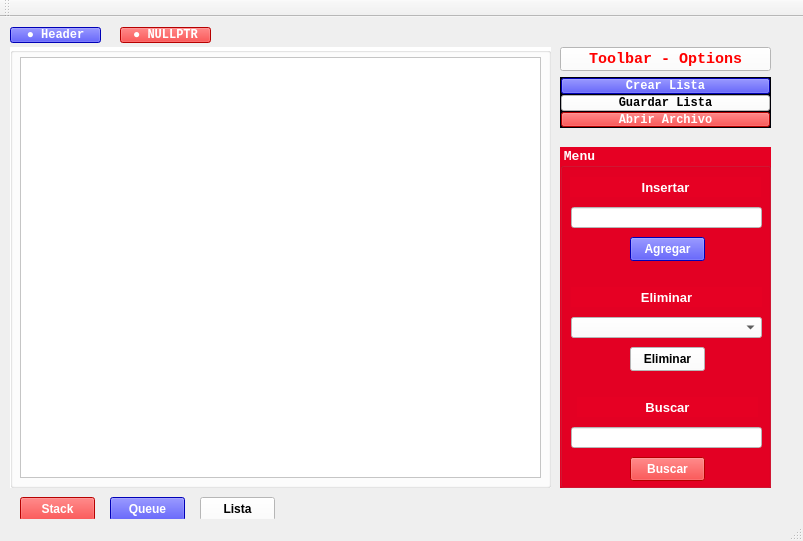
<?xml version="1.0" encoding="UTF-8"?>
<ui version="4.0">
 <class>ProyectoEstrcutura1Class</class>
 <widget class="QMainWindow" name="ProyectoEstrcutura1Class">
  <property name="geometry">
   <rect>
    <x>0</x>
    <y>0</y>
    <width>803</width>
    <height>541</height>
   </rect>
  </property>
  <property name="windowTitle">
   <string>ProyectoEstrcutura1</string>
  </property>
  <property name="styleSheet">
   <string notr="true"/>
  </property>
  <widget class="QWidget" name="centralWidget">
   <property name="styleSheet">
    <string notr="true"/>
   </property>
   <widget class="QFrame" name="frame_opciones">
    <property name="enabled">
     <bool>true</bool>
    </property>
    <property name="geometry">
     <rect>
      <x>560</x>
      <y>60</y>
      <width>211</width>
      <height>51</height>
     </rect>
    </property>
    <property name="styleSheet">
     <string notr="true">background-color: rgb(211, 211, 211);
background-color: rgb(0, 0, 9);</string>
    </property>
    <property name="frameShape">
     <enum>QFrame::StyledPanel</enum>
    </property>
    <property name="frameShadow">
     <enum>QFrame::Raised</enum>
    </property>
    <layout class="QVBoxLayout" name="verticalLayout">
     <property name="spacing">
      <number>1</number>
     </property>
     <property name="leftMargin">
      <number>0</number>
     </property>
     <property name="topMargin">
      <number>0</number>
     </property>
     <property name="rightMargin">
      <number>0</number>
     </property>
     <property name="bottomMargin">
      <number>0</number>
     </property>
     <item>
      <widget class="QPushButton" name="crearlistabutton">
       <property name="enabled">
        <bool>true</bool>
       </property>
       <property name="font">
        <font>
         <family>Courier New</family>
         <bold>true</bold>
        </font>
       </property>
       <property name="cursor">
        <cursorShape>PointingHandCursor</cursorShape>
       </property>
       <property name="styleSheet">
        <string notr="true">color: rgb(255, 255, 255);
background-color: rgb(0, 0, 255);
</string>
       </property>
       <property name="text">
        <string>Crear Lista</string>
       </property>
      </widget>
     </item>
     <item>
      <widget class="QPushButton" name="guardarlistabutton">
       <property name="font">
        <font>
         <family>Courier New</family>
         <bold>true</bold>
        </font>
       </property>
       <property name="cursor">
        <cursorShape>PointingHandCursor</cursorShape>
       </property>
       <property name="styleSheet">
        <string notr="true">color: rgb(0, 0, 0);
background-color: rgb(255, 255, 255);

</string>
       </property>
       <property name="text">
        <string>Guardar Lista</string>
       </property>
      </widget>
     </item>
     <item>
      <widget class="QPushButton" name="editararchivobutton">
       <property name="font">
        <font>
         <family>Courier New</family>
         <bold>true</bold>
        </font>
       </property>
       <property name="cursor">
        <cursorShape>PointingHandCursor</cursorShape>
       </property>
       <property name="styleSheet">
        <string notr="true">color: rgb(255, 255, 255);
background-color: rgb(255, 0, 0);
</string>
       </property>
       <property name="text">
        <string>Abrir Archivo</string>
       </property>
      </widget>
     </item>
    </layout>
   </widget>
   <widget class="QPushButton" name="buttt_null">
    <property name="geometry">
     <rect>
      <x>120</x>
      <y>10</y>
      <width>91</width>
      <height>16</height>
     </rect>
    </property>
    <property name="font">
     <font>
      <family>Courier New</family>
      <bold>true</bold>
     </font>
    </property>
    <property name="cursor">
     <cursorShape>PointingHandCursor</cursorShape>
    </property>
    <property name="styleSheet">
     <string notr="true">color: rgb(255, 255, 255);

background-color: rgb(211, 211, 211);
background-color: rgb(255, 0, 0);</string>
    </property>
    <property name="text">
     <string>● NULLPTR</string>
    </property>
   </widget>
   <widget class="QPushButton" name="butt_header">
    <property name="geometry">
     <rect>
      <x>10</x>
      <y>10</y>
      <width>91</width>
      <height>16</height>
     </rect>
    </property>
    <property name="font">
     <font>
      <family>Courier New</family>
      <bold>true</bold>
     </font>
    </property>
    <property name="cursor">
     <cursorShape>PointingHandCursor</cursorShape>
    </property>
    <property name="styleSheet">
     <string notr="true">color: rgb(255, 255, 255);

background-color: rgb(211, 211, 211);
background-color: rgb(0, 0, 255);</string>
    </property>
    <property name="text">
     <string>● Header</string>
    </property>
   </widget>
   <widget class="QGroupBox" name="groupBox">
    <property name="geometry">
     <rect>
      <x>10</x>
      <y>30</y>
      <width>541</width>
      <height>441</height>
     </rect>
    </property>
    <property name="cursor">
     <cursorShape>ForbiddenCursor</cursorShape>
    </property>
    <property name="styleSheet">
     <string notr="true">background-color: rgb(255, 255, 255);</string>
    </property>
    <property name="title">
     <string/>
    </property>
    <widget class="QFrame" name="frame_view">
     <property name="geometry">
      <rect>
       <x>10</x>
       <y>10</y>
       <width>521</width>
       <height>421</height>
      </rect>
     </property>
     <property name="autoFillBackground">
      <bool>false</bool>
     </property>
     <property name="styleSheet">
      <string notr="true">background-color: rgb(211, 211, 211);
background-color: rgb(255, 255, 255);
</string>
     </property>
     <property name="frameShape">
      <enum>QFrame::StyledPanel</enum>
     </property>
     <property name="frameShadow">
      <enum>QFrame::Raised</enum>
     </property>
     <widget class="QScrollArea" name="scroll_view">
      <property name="geometry">
       <rect>
        <x>0</x>
        <y>0</y>
        <width>521</width>
        <height>421</height>
       </rect>
      </property>
      <property name="styleSheet">
       <string notr="true"/>
      </property>
      <property name="widgetResizable">
       <bool>true</bool>
      </property>
      <widget class="QWidget" name="scroll_content">
       <property name="geometry">
        <rect>
         <x>0</x>
         <y>0</y>
         <width>519</width>
         <height>419</height>
        </rect>
       </property>
       <widget class="QWidget" name="verticalLayoutWidget">
        <property name="geometry">
         <rect>
          <x>9</x>
          <y>10</y>
          <width>501</width>
          <height>401</height>
         </rect>
        </property>
        <layout class="QVBoxLayout" name="layout">
         <property name="spacing">
          <number>20</number>
         </property>
         <property name="sizeConstraint">
          <enum>QLayout::SetNoConstraint</enum>
         </property>
         <property name="leftMargin">
          <number>200</number>
         </property>
         <property name="topMargin">
          <number>10</number>
         </property>
         <property name="rightMargin">
          <number>200</number>
         </property>
         <property name="bottomMargin">
          <number>10</number>
         </property>
         <item>
          <spacer name="verticalSpacer">
           <property name="orientation">
            <enum>Qt::Vertical</enum>
           </property>
           <property name="sizeType">
            <enum>QSizePolicy::Expanding</enum>
           </property>
           <property name="sizeHint" stdset="0">
            <size>
             <width>20</width>
             <height>40</height>
            </size>
           </property>
          </spacer>
         </item>
        </layout>
       </widget>
      </widget>
     </widget>
    </widget>
   </widget>
   <widget class="QLabel" name="label_archivo">
    <property name="geometry">
     <rect>
      <x>440</x>
      <y>480</y>
      <width>331</width>
      <height>20</height>
     </rect>
    </property>
    <property name="styleSheet">
     <string notr="true">color: rgb(0, 0, 0);</string>
    </property>
    <property name="text">
     <string/>
    </property>
   </widget>
   <widget class="QPushButton" name="toolbarbutton">
    <property name="geometry">
     <rect>
      <x>560</x>
      <y>30</y>
      <width>211</width>
      <height>24</height>
     </rect>
    </property>
    <property name="font">
     <font>
      <family>Courier New</family>
      <pointsize>11</pointsize>
      <italic>false</italic>
      <bold>true</bold>
     </font>
    </property>
    <property name="cursor">
     <cursorShape>PointingHandCursor</cursorShape>
    </property>
    <property name="styleSheet">
     <string notr="true">color: rgb(255, 0, 0);
background-color: rgb(255, 255, 255);</string>
    </property>
    <property name="text">
     <string>Toolbar - Options</string>
    </property>
   </widget>
   <widget class="QGroupBox" name="groupBox_menu">
    <property name="geometry">
     <rect>
      <x>560</x>
      <y>130</y>
      <width>211</width>
      <height>341</height>
     </rect>
    </property>
    <property name="palette">
     <palette>
      <active>
       <colorrole role="WindowText">
        <brush brushstyle="SolidPattern">
         <color alpha="255">
          <red>255</red>
          <green>255</green>
          <blue>255</blue>
         </color>
        </brush>
       </colorrole>
       <colorrole role="Button">
        <brush brushstyle="SolidPattern">
         <color alpha="255">
          <red>230</red>
          <green>0</green>
          <blue>35</blue>
         </color>
        </brush>
       </colorrole>
       <colorrole role="Light">
        <brush brushstyle="SolidPattern">
         <color alpha="255">
          <red>255</red>
          <green>255</green>
          <blue>255</blue>
         </color>
        </brush>
       </colorrole>
       <colorrole role="Midlight">
        <brush brushstyle="SolidPattern">
         <color alpha="255">
          <red>222</red>
          <green>222</green>
          <blue>222</blue>
         </color>
        </brush>
       </colorrole>
       <colorrole role="Dark">
        <brush brushstyle="SolidPattern">
         <color alpha="255">
          <red>94</red>
          <green>94</green>
          <blue>94</blue>
         </color>
        </brush>
       </colorrole>
       <colorrole role="Mid">
        <brush brushstyle="SolidPattern">
         <color alpha="255">
          <red>126</red>
          <green>126</green>
          <blue>126</blue>
         </color>
        </brush>
       </colorrole>
       <colorrole role="Text">
        <brush brushstyle="SolidPattern">
         <color alpha="255">
          <red>255</red>
          <green>255</green>
          <blue>255</blue>
         </color>
        </brush>
       </colorrole>
       <colorrole role="BrightText">
        <brush brushstyle="SolidPattern">
         <color alpha="255">
          <red>255</red>
          <green>255</green>
          <blue>255</blue>
         </color>
        </brush>
       </colorrole>
       <colorrole role="ButtonText">
        <brush brushstyle="SolidPattern">
         <color alpha="255">
          <red>255</red>
          <green>255</green>
          <blue>255</blue>
         </color>
        </brush>
       </colorrole>
       <colorrole role="Base">
        <brush brushstyle="SolidPattern">
         <color alpha="255">
          <red>230</red>
          <green>0</green>
          <blue>35</blue>
         </color>
        </brush>
       </colorrole>
       <colorrole role="Window">
        <brush brushstyle="SolidPattern">
         <color alpha="255">
          <red>230</red>
          <green>0</green>
          <blue>35</blue>
         </color>
        </brush>
       </colorrole>
       <colorrole role="Shadow">
        <brush brushstyle="SolidPattern">
         <color alpha="255">
          <red>0</red>
          <green>0</green>
          <blue>0</blue>
         </color>
        </brush>
       </colorrole>
       <colorrole role="AlternateBase">
        <brush brushstyle="SolidPattern">
         <color alpha="255">
          <red>222</red>
          <green>222</green>
          <blue>222</blue>
         </color>
        </brush>
       </colorrole>
       <colorrole role="ToolTipBase">
        <brush brushstyle="SolidPattern">
         <color alpha="255">
          <red>255</red>
          <green>255</green>
          <blue>220</blue>
         </color>
        </brush>
       </colorrole>
       <colorrole role="ToolTipText">
        <brush brushstyle="SolidPattern">
         <color alpha="255">
          <red>0</red>
          <green>0</green>
          <blue>0</blue>
         </color>
        </brush>
       </colorrole>
       <colorrole role="PlaceholderText">
        <brush brushstyle="SolidPattern">
         <color alpha="128">
          <red>255</red>
          <green>255</green>
          <blue>255</blue>
         </color>
        </brush>
       </colorrole>
      </active>
      <inactive>
       <colorrole role="WindowText">
        <brush brushstyle="SolidPattern">
         <color alpha="255">
          <red>255</red>
          <green>255</green>
          <blue>255</blue>
         </color>
        </brush>
       </colorrole>
       <colorrole role="Button">
        <brush brushstyle="SolidPattern">
         <color alpha="255">
          <red>230</red>
          <green>0</green>
          <blue>35</blue>
         </color>
        </brush>
       </colorrole>
       <colorrole role="Light">
        <brush brushstyle="SolidPattern">
         <color alpha="255">
          <red>255</red>
          <green>255</green>
          <blue>255</blue>
         </color>
        </brush>
       </colorrole>
       <colorrole role="Midlight">
        <brush brushstyle="SolidPattern">
         <color alpha="255">
          <red>227</red>
          <green>227</green>
          <blue>227</blue>
         </color>
        </brush>
       </colorrole>
       <colorrole role="Dark">
        <brush brushstyle="SolidPattern">
         <color alpha="255">
          <red>160</red>
          <green>160</green>
          <blue>160</blue>
         </color>
        </brush>
       </colorrole>
       <colorrole role="Mid">
        <brush brushstyle="SolidPattern">
         <color alpha="255">
          <red>160</red>
          <green>160</green>
          <blue>160</blue>
         </color>
        </brush>
       </colorrole>
       <colorrole role="Text">
        <brush brushstyle="SolidPattern">
         <color alpha="255">
          <red>255</red>
          <green>255</green>
          <blue>255</blue>
         </color>
        </brush>
       </colorrole>
       <colorrole role="BrightText">
        <brush brushstyle="SolidPattern">
         <color alpha="255">
          <red>255</red>
          <green>255</green>
          <blue>255</blue>
         </color>
        </brush>
       </colorrole>
       <colorrole role="ButtonText">
        <brush brushstyle="SolidPattern">
         <color alpha="255">
          <red>255</red>
          <green>255</green>
          <blue>255</blue>
         </color>
        </brush>
       </colorrole>
       <colorrole role="Base">
        <brush brushstyle="SolidPattern">
         <color alpha="255">
          <red>230</red>
          <green>0</green>
          <blue>35</blue>
         </color>
        </brush>
       </colorrole>
       <colorrole role="Window">
        <brush brushstyle="SolidPattern">
         <color alpha="255">
          <red>230</red>
          <green>0</green>
          <blue>35</blue>
         </color>
        </brush>
       </colorrole>
       <colorrole role="Shadow">
        <brush brushstyle="SolidPattern">
         <color alpha="255">
          <red>105</red>
          <green>105</green>
          <blue>105</blue>
         </color>
        </brush>
       </colorrole>
       <colorrole role="AlternateBase">
        <brush brushstyle="SolidPattern">
         <color alpha="255">
          <red>245</red>
          <green>245</green>
          <blue>245</blue>
         </color>
        </brush>
       </colorrole>
       <colorrole role="ToolTipBase">
        <brush brushstyle="SolidPattern">
         <color alpha="255">
          <red>255</red>
          <green>255</green>
          <blue>220</blue>
         </color>
        </brush>
       </colorrole>
       <colorrole role="ToolTipText">
        <brush brushstyle="SolidPattern">
         <color alpha="255">
          <red>0</red>
          <green>0</green>
          <blue>0</blue>
         </color>
        </brush>
       </colorrole>
       <colorrole role="PlaceholderText">
        <brush brushstyle="SolidPattern">
         <color alpha="128">
          <red>255</red>
          <green>255</green>
          <blue>255</blue>
         </color>
        </brush>
       </colorrole>
      </inactive>
      <disabled>
       <colorrole role="WindowText">
        <brush brushstyle="SolidPattern">
         <color alpha="255">
          <red>255</red>
          <green>255</green>
          <blue>255</blue>
         </color>
        </brush>
       </colorrole>
       <colorrole role="Button">
        <brush brushstyle="SolidPattern">
         <color alpha="255">
          <red>230</red>
          <green>0</green>
          <blue>35</blue>
         </color>
        </brush>
       </colorrole>
       <colorrole role="Light">
        <brush brushstyle="SolidPattern">
         <color alpha="255">
          <red>255</red>
          <green>255</green>
          <blue>255</blue>
         </color>
        </brush>
       </colorrole>
       <colorrole role="Midlight">
        <brush brushstyle="SolidPattern">
         <color alpha="255">
          <red>222</red>
          <green>222</green>
          <blue>222</blue>
         </color>
        </brush>
       </colorrole>
       <colorrole role="Dark">
        <brush brushstyle="SolidPattern">
         <color alpha="255">
          <red>94</red>
          <green>94</green>
          <blue>94</blue>
         </color>
        </brush>
       </colorrole>
       <colorrole role="Mid">
        <brush brushstyle="SolidPattern">
         <color alpha="255">
          <red>126</red>
          <green>126</green>
          <blue>126</blue>
         </color>
        </brush>
       </colorrole>
       <colorrole role="Text">
        <brush brushstyle="SolidPattern">
         <color alpha="255">
          <red>255</red>
          <green>255</green>
          <blue>255</blue>
         </color>
        </brush>
       </colorrole>
       <colorrole role="BrightText">
        <brush brushstyle="SolidPattern">
         <color alpha="255">
          <red>255</red>
          <green>255</green>
          <blue>255</blue>
         </color>
        </brush>
       </colorrole>
       <colorrole role="ButtonText">
        <brush brushstyle="SolidPattern">
         <color alpha="255">
          <red>255</red>
          <green>255</green>
          <blue>255</blue>
         </color>
        </brush>
       </colorrole>
       <colorrole role="Base">
        <brush brushstyle="SolidPattern">
         <color alpha="255">
          <red>230</red>
          <green>0</green>
          <blue>35</blue>
         </color>
        </brush>
       </colorrole>
       <colorrole role="Window">
        <brush brushstyle="SolidPattern">
         <color alpha="255">
          <red>230</red>
          <green>0</green>
          <blue>35</blue>
         </color>
        </brush>
       </colorrole>
       <colorrole role="Shadow">
        <brush brushstyle="SolidPattern">
         <color alpha="255">
          <red>0</red>
          <green>0</green>
          <blue>0</blue>
         </color>
        </brush>
       </colorrole>
       <colorrole role="AlternateBase">
        <brush brushstyle="SolidPattern">
         <color alpha="255">
          <red>245</red>
          <green>245</green>
          <blue>245</blue>
         </color>
        </brush>
       </colorrole>
       <colorrole role="ToolTipBase">
        <brush brushstyle="SolidPattern">
         <color alpha="255">
          <red>255</red>
          <green>255</green>
          <blue>220</blue>
         </color>
        </brush>
       </colorrole>
       <colorrole role="ToolTipText">
        <brush brushstyle="SolidPattern">
         <color alpha="255">
          <red>0</red>
          <green>0</green>
          <blue>0</blue>
         </color>
        </brush>
       </colorrole>
       <colorrole role="PlaceholderText">
        <brush brushstyle="SolidPattern">
         <color alpha="128">
          <red>255</red>
          <green>255</green>
          <blue>255</blue>
         </color>
        </brush>
       </colorrole>
      </disabled>
     </palette>
    </property>
    <property name="font">
     <font>
      <family>Courier New</family>
      <pointsize>10</pointsize>
      <bold>true</bold>
     </font>
    </property>
    <property name="styleSheet">
     <string notr="true">background-color: rgb(230, 0, 35);color: rgb(255, 255, 255);
</string>
    </property>
    <property name="title">
     <string>Menu</string>
    </property>
    <widget class="QLineEdit" name="txt_buscar">
     <property name="geometry">
      <rect>
       <x>11</x>
       <y>280</y>
       <width>191</width>
       <height>21</height>
      </rect>
     </property>
     <property name="styleSheet">
      <string notr="true">background-color: rgb(255, 255, 255);background-color: rgb(255, 255, 255);color: rgb(0, 0, 0);</string>
     </property>
    </widget>
    <widget class="QLabel" name="label_buscar">
     <property name="geometry">
      <rect>
       <x>17</x>
       <y>250</y>
       <width>181</width>
       <height>20</height>
      </rect>
     </property>
     <property name="sizePolicy">
      <sizepolicy hsizetype="Minimum" vsizetype="Preferred">
       <horstretch>0</horstretch>
       <verstretch>0</verstretch>
      </sizepolicy>
     </property>
     <property name="font">
      <font>
       <family>Segoe UI</family>
       <pointsize>10</pointsize>
       <bold>true</bold>
      </font>
     </property>
     <property name="styleSheet">
      <string notr="true"/>
     </property>
     <property name="text">
      <string>Buscar</string>
     </property>
     <property name="alignment">
      <set>Qt::AlignCenter</set>
     </property>
    </widget>
    <widget class="QPushButton" name="buscar">
     <property name="geometry">
      <rect>
       <x>70</x>
       <y>310</y>
       <width>75</width>
       <height>24</height>
      </rect>
     </property>
     <property name="sizePolicy">
      <sizepolicy hsizetype="Minimum" vsizetype="Fixed">
       <horstretch>0</horstretch>
       <verstretch>0</verstretch>
      </sizepolicy>
     </property>
     <property name="font">
      <font>
       <bold>true</bold>
      </font>
     </property>
     <property name="cursor">
      <cursorShape>PointingHandCursor</cursorShape>
     </property>
     <property name="styleSheet">
      <string notr="true">background-color: rgb(255, 0, 0);</string>
     </property>
     <property name="text">
      <string>Buscar</string>
     </property>
    </widget>
    <widget class="QComboBox" name="combo_eliminar">
     <property name="geometry">
      <rect>
       <x>11</x>
       <y>170</y>
       <width>191</width>
       <height>21</height>
      </rect>
     </property>
     <property name="cursor">
      <cursorShape>PointingHandCursor</cursorShape>
     </property>
     <property name="styleSheet">
      <string notr="true">background-color: rgb(255, 255, 255);color: rgb(0, 0, 0);</string>
     </property>
    </widget>
    <widget class="QLabel" name="label_eliminar">
     <property name="geometry">
      <rect>
       <x>11</x>
       <y>140</y>
       <width>191</width>
       <height>20</height>
      </rect>
     </property>
     <property name="sizePolicy">
      <sizepolicy hsizetype="Minimum" vsizetype="Preferred">
       <horstretch>0</horstretch>
       <verstretch>0</verstretch>
      </sizepolicy>
     </property>
     <property name="font">
      <font>
       <family>Segoe UI</family>
       <pointsize>10</pointsize>
       <bold>true</bold>
      </font>
     </property>
     <property name="styleSheet">
      <string notr="true"/>
     </property>
     <property name="text">
      <string>Eliminar</string>
     </property>
     <property name="alignment">
      <set>Qt::AlignCenter</set>
     </property>
    </widget>
    <widget class="QPushButton" name="eliminar">
     <property name="geometry">
      <rect>
       <x>70</x>
       <y>200</y>
       <width>75</width>
       <height>24</height>
      </rect>
     </property>
     <property name="sizePolicy">
      <sizepolicy hsizetype="Minimum" vsizetype="Fixed">
       <horstretch>0</horstretch>
       <verstretch>0</verstretch>
      </sizepolicy>
     </property>
     <property name="font">
      <font>
       <family>Segoe UI</family>
       <pointsize>9</pointsize>
       <italic>false</italic>
       <bold>true</bold>
      </font>
     </property>
     <property name="cursor">
      <cursorShape>PointingHandCursor</cursorShape>
     </property>
     <property name="styleSheet">
      <string notr="true">background-color: rgb(255, 255, 255);
color: rgb(0, 0, 0);</string>
     </property>
     <property name="text">
      <string>Eliminar</string>
     </property>
    </widget>
    <widget class="QLabel" name="label_insertar">
     <property name="geometry">
      <rect>
       <x>10</x>
       <y>30</y>
       <width>191</width>
       <height>20</height>
      </rect>
     </property>
     <property name="sizePolicy">
      <sizepolicy hsizetype="Minimum" vsizetype="Preferred">
       <horstretch>0</horstretch>
       <verstretch>0</verstretch>
      </sizepolicy>
     </property>
     <property name="font">
      <font>
       <family>Segoe UI</family>
       <pointsize>10</pointsize>
       <bold>true</bold>
      </font>
     </property>
     <property name="styleSheet">
      <string notr="true">color: rgb(255, 255, 255);</string>
     </property>
     <property name="text">
      <string>Insertar</string>
     </property>
     <property name="alignment">
      <set>Qt::AlignCenter</set>
     </property>
    </widget>
    <widget class="QLineEdit" name="txt_insertar">
     <property name="geometry">
      <rect>
       <x>11</x>
       <y>60</y>
       <width>191</width>
       <height>21</height>
      </rect>
     </property>
     <property name="sizePolicy">
      <sizepolicy hsizetype="Expanding" vsizetype="Fixed">
       <horstretch>0</horstretch>
       <verstretch>0</verstretch>
      </sizepolicy>
     </property>
     <property name="styleSheet">
      <string notr="true">background-color: rgb(255, 255, 255);color: rgb(0, 0, 0);
border-color: rgb(0, 0, 0);</string>
     </property>
    </widget>
    <widget class="QPushButton" name="agregar">
     <property name="enabled">
      <bool>true</bool>
     </property>
     <property name="geometry">
      <rect>
       <x>70</x>
       <y>90</y>
       <width>75</width>
       <height>24</height>
      </rect>
     </property>
     <property name="sizePolicy">
      <sizepolicy hsizetype="Minimum" vsizetype="Fixed">
       <horstretch>0</horstretch>
       <verstretch>0</verstretch>
      </sizepolicy>
     </property>
     <property name="baseSize">
      <size>
       <width>0</width>
       <height>0</height>
      </size>
     </property>
     <property name="font">
      <font>
       <bold>true</bold>
      </font>
     </property>
     <property name="cursor">
      <cursorShape>PointingHandCursor</cursorShape>
     </property>
     <property name="layoutDirection">
      <enum>Qt::LeftToRight</enum>
     </property>
     <property name="styleSheet">
      <string notr="true">background-color: rgb(0, 0, 255);</string>
     </property>
     <property name="text">
      <string>Agregar</string>
     </property>
    </widget>
   </widget>
   <widget class="QPushButton" name="stack">
    <property name="geometry">
     <rect>
      <x>20</x>
      <y>480</y>
      <width>75</width>
      <height>24</height>
     </rect>
    </property>
    <property name="font">
     <font>
      <bold>true</bold>
     </font>
    </property>
    <property name="styleSheet">
     <string notr="true">background:rgb(255, 0, 0);
color:rgb(255,255,255)</string>
    </property>
    <property name="text">
     <string>Stack</string>
    </property>
   </widget>
   <widget class="QPushButton" name="queue">
    <property name="geometry">
     <rect>
      <x>110</x>
      <y>480</y>
      <width>75</width>
      <height>24</height>
     </rect>
    </property>
    <property name="font">
     <font>
      <bold>true</bold>
     </font>
    </property>
    <property name="styleSheet">
     <string notr="true">background:rgb(0, 0, 255);
color:rgb(255,255,255)</string>
    </property>
    <property name="text">
     <string>Queue</string>
    </property>
   </widget>
   <widget class="QPushButton" name="listaEnlazada">
    <property name="geometry">
     <rect>
      <x>200</x>
      <y>480</y>
      <width>75</width>
      <height>24</height>
     </rect>
    </property>
    <property name="font">
     <font>
      <bold>true</bold>
     </font>
    </property>
    <property name="styleSheet">
     <string notr="true">background:rgb(255, 255, 255);
color:rgb(0,0,0)</string>
    </property>
    <property name="text">
     <string>Lista</string>
    </property>
   </widget>
  </widget>
  <widget class="QToolBar" name="mainToolBar">
   <attribute name="toolBarArea">
    <enum>TopToolBarArea</enum>
   </attribute>
   <attribute name="toolBarBreak">
    <bool>false</bool>
   </attribute>
  </widget>
  <widget class="QStatusBar" name="statusBar"/>
 </widget>
 <layoutdefault spacing="6" margin="11"/>
 <resources>
  <include location="ProyectoEstrcutura1.qrc"/>
 </resources>
 <connections/>
</ui>
